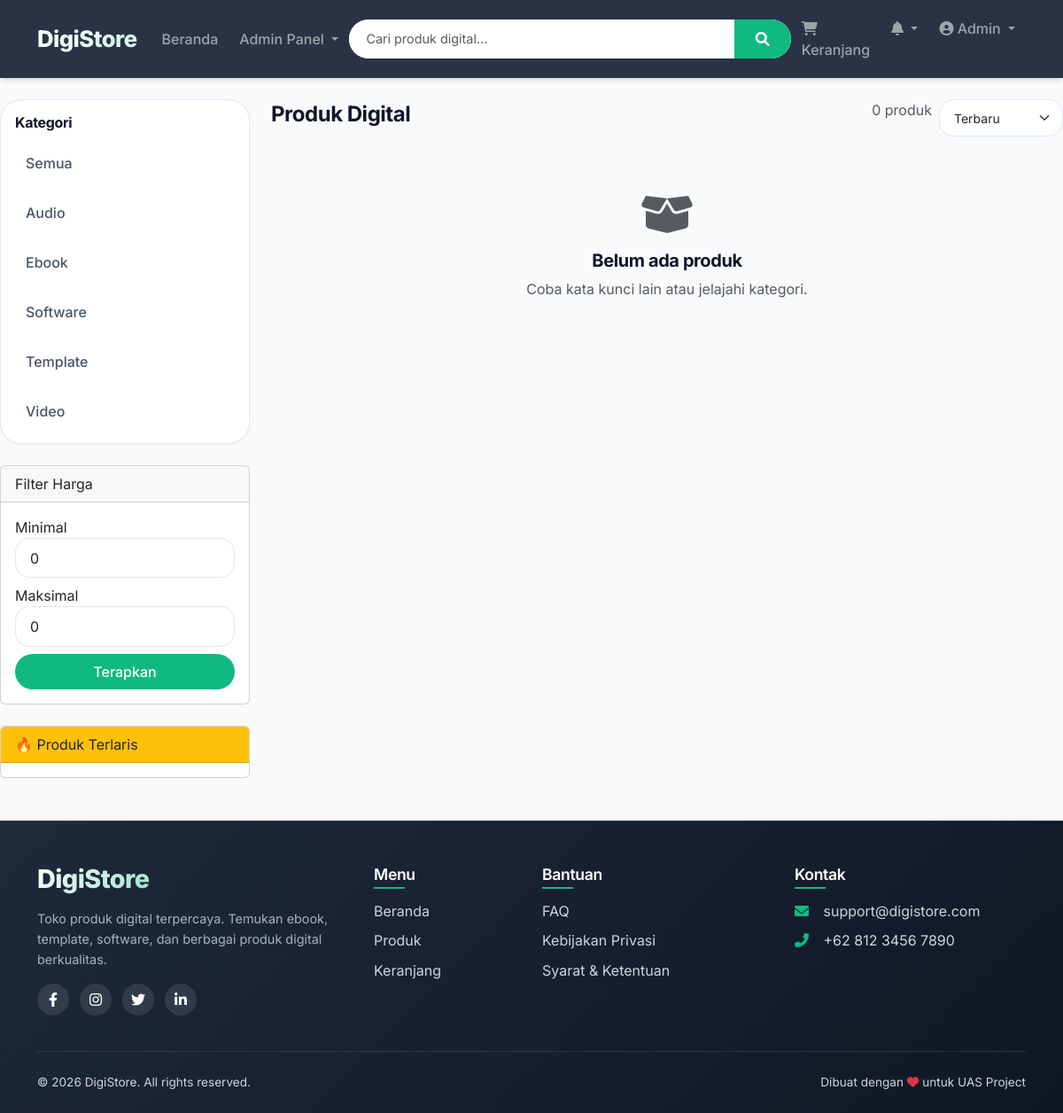
The page / (signed in) on the database its author committed.
### tables this page shows
CREATE TABLE IF NOT EXISTS categories (
    id INT AUTO_INCREMENT PRIMARY KEY,
    name VARCHAR(50) NOT NULL,
    created_at TIMESTAMP DEFAULT CURRENT_TIMESTAMP
);

### src/controllers/ProductController.php (called while the page is built, shortened)
<?php
require_once __DIR__ . '/../models/Product.php';
require_once __DIR__ . '/../models/Category.php';
class ProductController {
    private $productModel, $categoryModel, $pdo;
    public function __construct($pdo) {
        $this->productModel = new Product($pdo);
        $this->categoryModel = new Category($pdo);
    }
    public function index() {
        $total = $this->productModel->countActiveProducts();
        $categories = $this->categoryModel->getAll();
        include __DIR__ . '/../views/buyer/products.php';
    }
}
?>

### src/models/Category.php (called while the page is built, shortened)
<?php
class Category {
    private $pdo;
    public function __construct($pdo) {
        $this->pdo = $pdo;
    }
    public function getAll() {
        $stmt = $this->pdo->query("SELECT * FROM categories ORDER BY name ASC");
        return $stmt->fetchAll(PDO::FETCH_ASSOC);
    }
}

### src/models/Product.php (called while the page is built, shortened)
<?php
class Product {
    private $pdo;
    public function __construct($pdo) {
        $this->pdo = $pdo;
    }
    public function countActiveProducts() {
        $stmt = $this->pdo->query("SELECT COUNT(*) FROM products WHERE status = 'active'");
        return (int)$stmt->fetchColumn();
    }
}
?>

### src/views/buyer/products.php (the view, shortened to what this page needs)
<?php
$products = $products ?? [];
$categories = $categories ?? [];
$sort = $_GET['sort'] ?? 'newest';
$minPrice = $minPrice ?? 0;
$maxPrice = $maxPrice ?? 0;
$total = $total ?? 0;
include __DIR__ . '/../templates/header.php';
?>
<div class="row">
    <div class="col-md-3">
        <div class="category-sidebar mb-4">
            <h6 class="px-3 pt-2 fw-bold">Kategori</h6>
            <ul class="list-group list-group-flush">
                <li class="list-group-item"><a href="index.php?url=home">Semua</a></li>
                <?php foreach ($categories as $cat): ?>
                    <li class="list-group-item"><a href="index.php?url=product/category/<?= $cat['id'] ?>"><?= htmlspecialchars($cat['name']) ?></a></li>
                <?php endforeach; ?>
            </ul>
        </div>
        <div class="card mb-4">
            <div class="card-header">Filter Harga</div>
            <div class="card-body">
                <form method="GET" action="index.php">
                    <div class="mb-2">
                        <label>Minimal</label>
                        <input type="number" name="min_price" class="form-control" value="<?= $minPrice ?>">
                    </div>
                    <div class="mb-2">
                        <label>Maksimal</label>
                        <input type="number" name="max_price" class="form-control" value="<?= $maxPrice ?>">
                    </div>
                    <button type="submit" class="btn btn-primary w-100">Terapkan</button>
                </form>
            </div>
        </div>
        <div class="card">
            <div class="card-header bg-warning text-dark">🔥 Produk Terlaris</div>
            <div class="card-body p-2">
            </div>
        </div>
    </div>
    <div class="col-md-9">
        <div class="d-flex justify-content-between align-items-center mb-3 flex-wrap">
            <h4 class="fw-bold">Produk Digital</h4>
            <div class="d-flex gap-2">
                <span class="text-muted"><?= $total ?> produk</span>
                <select id="sortSelect" class="form-select form-select-sm w-auto">
                    <option value="newest" <?= $sort == 'newest' ? 'selected' : '' ?>>Terbaru</option>
                </select>
            </div>
        </div>
        <div class="row">
            <?php if (empty($products)): ?>
                <div class="col-12 text-center py-5">
                    <i class="fas fa-box-open fa-3x text-muted mb-3"></i>
                    <h5>Belum ada produk</h5>
                    <p class="text-muted">Coba kata kunci lain atau jelajahi kategori.</p>
                </div>
            <?php endif; ?>
        </div>
    </div>
</div>
<?php include __DIR__ . '/../templates/footer.php'; ?>

### public/assets/css/style.css (style rules this page uses)
:root { --primary: #10B981; --primary-dark: #059669; --primary-light: #D1FAE5; --secondary: #1E293B; --bg-light: #F8FAFC; --bg-card: #FFFFFF; --text-dark: #0F172A; --text-gray: #475569; --border: #E2E8F0; --shadow-sm: 0 1px 2px 0 rgb(0 0 0 / 0.05); --shadow-md: 0 4px 6px -1px rgb(0 0 0 / 0.1), 0 2px 4px -2px rgb(0 0 0 / 0.1); --shadow-lg: 0 10px 15px -3px rgb(0 0 0 / 0.1), 0 4px 6px -4px rgb(0 0 0 / 0.1); --shadow-xl: 0 20px 25px -5px rgb(0 0 0 / 0.1), 0 8px 10px -6px rgb(0 0 0 / 0.1); }
* { margin: 0; padding: 0; box-sizing: border-box; }
body { font-family: 'Inter', system-ui, -apple-system, 'Segoe UI', Roboto, Helvetica, Arial, sans-serif; background: var(--bg-light); color: var(--text-dark); line-height: 1.5; scroll-behavior: smooth; }
h1, h2, h3, h4, h5, h6 { font-weight: 700; letter-spacing: -0.02em; }
.text-muted { color: var(--text-gray); }
.category-sidebar { background: var(--bg-card); border-radius: 24px; padding: 0.5rem 0; border: 1px solid var(--border); box-shadow: var(--shadow-sm); }
.category-sidebar .list-group-item { border: none; padding: 0.5rem 1rem; background: transparent; }
.category-sidebar .list-group-item a { text-decoration: none; color: var(--text-gray); font-weight: 500; display: block; padding: 0.5rem 0.75rem; border-radius: 12px; transition: all 0.2s; }
.btn { border-radius: 60px; padding: 0.5rem 1.2rem; font-weight: 500; transition: all 0.2s; }
.btn-primary { background: var(--primary); border: none; }
.form-control, .form-select { border-radius: 16px; border: 1px solid var(--border); padding: 0.6rem 1rem; transition: 0.2s; }

### rows shown on the page
categories: name "Audio"
categories: name "Ebook"
categories: name "Software"
categories: name "Template"
categories: name "Video"

### other values the page prints
$_SESSION['name'] "Admin"
$total "0"
